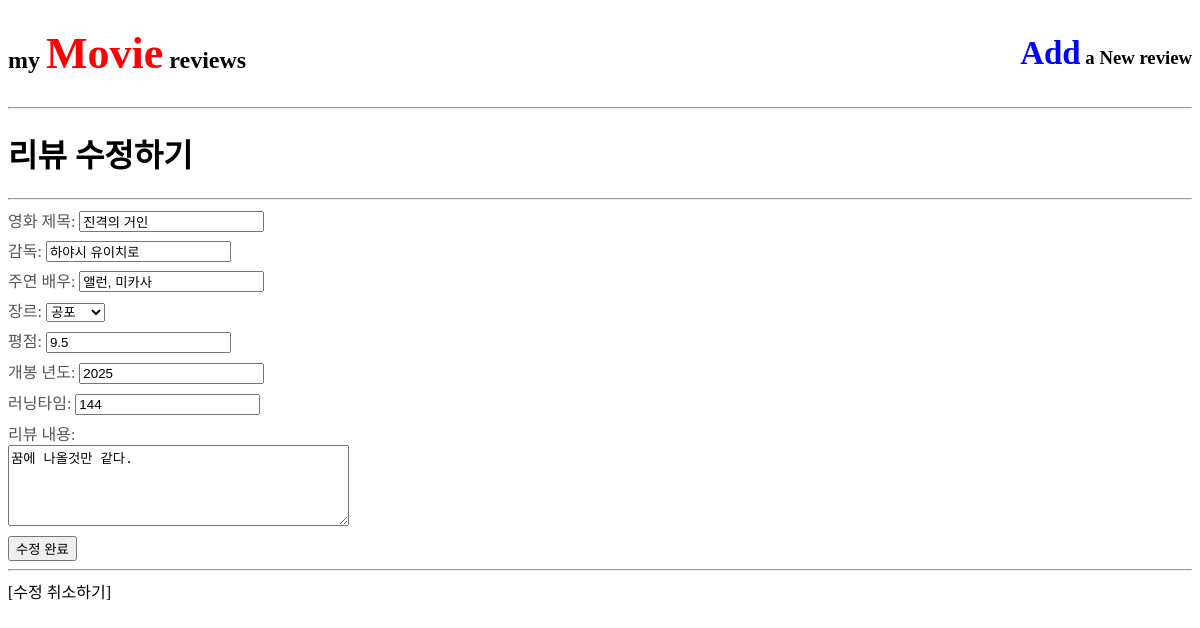
The app's page /7/update/ with its own data.
### reviews/models.py (models this page shows, shortened)
class Review(models.Model):
    GENRE_CHOICES = [
        ('action', '액션'),
        ('romance', '로맨스'),
        ('comedy', '코미디'),
        ('sf', 'SF'),
        ('horror', '공포'),
    ]
    title = models.CharField(max_length=100)
    director = models.CharField(max_length=32)
    main_actor = models.CharField(max_length=32)
    genre = models.CharField(max_length=32, choices=GENRE_CHOICES)
    rating = models.FloatField()
    release_year = models.IntegerField()
    runtime = models.IntegerField()
    content = models.TextField()
    created_at = models.DateTimeField(auto_now_add=True)

### reviews/views.py (the view, shortened to what this page needs)
# urls.py: path('<int:pk>/update/', views.review_update, name='review_update'),
def review_update(request, pk):
    review = Review.objects.get(id=pk)
    return render(request, 'review_update.html', {'review': review})

### reviews/templates/review_update.html (shortened to what this page needs)
{% extends "base.html" %}
{% block content %}
  <h1>리뷰 수정하기</h1>
  <hr>
  <form action="" method="POST">
    <ul>
      <li>
        <label>영화 제목: <input type="text" name="title" value="{{ review.title }}"></label>
      </li>
      <li>
        <label>감독: <input type="text" name="director" value="{{ review.director }}"></label>
      </li>
      <li>
        <label>주연 배우: <input type="text" name="main_actor" value="{{ review.main_actor }}"></label>
      </li>
      <li>
          <label>장르:
              <select name="genre">
                  <option value="horror" {% if review.genre == 'horror' %}selected{% endif %}>공포</option>
              </select>
          </label>
      </li>
      <li>
        <label>평점: <input type="number" step="0.1" name="rating" value="{{ review.rating }}"></label>
      </li>
      <li>
        <label>개봉 년도: <input type="number" name="release_year" value="{{ review.release_year }}"></label>
      </li>
      <li>
        <label>러닝타임: <input type="number" name="runtime" value="{{ review.runtime }}"></label>
      </li>
      <li>
        <label>리뷰 내용:<br>
          <textarea name="content" cols="40" rows="5">{{ review.content }}</textarea>
        </label>
      </li>
    </ul>
    <button type="submit">수정 완료</button>
  </form>
  <hr>
  <a href="{% url 'reviews:review_detail' review.pk %}">[수정 취소하기]</a>
{% endblock %}

### reviews/static/css/styles.css (style rules this page uses)
a { color:black; text-decoration: none; }
ul { list-style: none; padding: 0; margin: 0; }
li { margin-bottom: 6px; color: #555; }

### records on screen
Review: title "진격의 거인", director "하야시 유이치로", main_actor "앨런, 미카사", genre "공포", rating "9.5", release_year "2025", runtime "144", content "꿈에 나올것만 같다."
